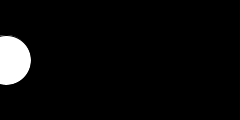
Frame 1 (no input)
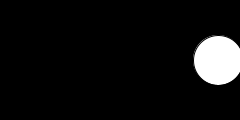
Frame 60 (the mouse pressed at the canvas centre just before this capture)
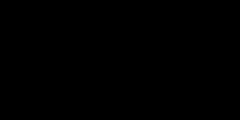
Frame 120 (the mouse held since frame 60 and released just before this capture)

The Processing sketch that drew these frames (run headless with seeded random() and noise(); from frame 60 on, the mouse is pressed at the canvas centre):

// Processing sketch: Sheet3
// ── Sheet3.pde
int x = 0;
int y;
int diameter = 50;

void setup(){
  size(240, 120);
  ellipseMode(CENTER);
  //円の描画の基準点を中心(CENTER)に設定する
  frameRate(30);
  //フレームレートを 30 frame/sec に設定する
  y = height / 2;
}

void draw(){
  background(0);
  x += (int)random(0, 10);
  //ｘを０～１０増加させる
  ellipse(x, y, diameter, diameter);
}

//円が左端から速度を 0 から 10 まで乱数で変えながら右に移動する
